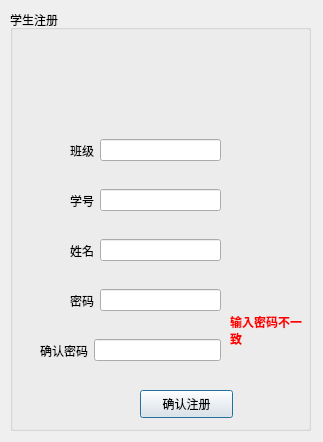
<?xml version="1.0" encoding="UTF-8"?>
<ui version="4.0">
 <class>Dialog</class>
 <widget class="QDialog" name="Dialog">
  <property name="geometry">
   <rect>
    <x>0</x>
    <y>0</y>
    <width>323</width>
    <height>442</height>
   </rect>
  </property>
  <property name="windowTitle">
   <string>Dialog</string>
  </property>
  <widget class="QGroupBox" name="groupBox">
   <property name="geometry">
    <rect>
     <x>10</x>
     <y>10</y>
     <width>301</width>
     <height>421</height>
    </rect>
   </property>
   <property name="title">
    <string>学生注册</string>
   </property>
   <widget class="QWidget" name="horizontalLayoutWidget_3">
    <property name="geometry">
     <rect>
      <x>60</x>
      <y>120</y>
      <width>151</width>
      <height>41</height>
     </rect>
    </property>
    <layout class="QHBoxLayout" name="no1">
     <item>
      <widget class="QLabel" name="label_8">
       <property name="text">
        <string>班级</string>
       </property>
      </widget>
     </item>
     <item>
      <widget class="QLineEdit" name="class_Edit"/>
     </item>
    </layout>
   </widget>
   <widget class="QWidget" name="horizontalLayoutWidget_2">
    <property name="geometry">
     <rect>
      <x>60</x>
      <y>170</y>
      <width>151</width>
      <height>41</height>
     </rect>
    </property>
    <layout class="QHBoxLayout" name="no2">
     <item>
      <widget class="QLabel" name="label_6">
       <property name="text">
        <string>学号</string>
       </property>
      </widget>
     </item>
     <item>
      <widget class="QLineEdit" name="ID_studentEdit"/>
     </item>
    </layout>
   </widget>
   <widget class="QWidget" name="horizontalLayoutWidget_4">
    <property name="geometry">
     <rect>
      <x>60</x>
      <y>270</y>
      <width>151</width>
      <height>41</height>
     </rect>
    </property>
    <layout class="QHBoxLayout" name="no4">
     <item>
      <widget class="QLabel" name="label_9">
       <property name="text">
        <string>密码</string>
       </property>
      </widget>
     </item>
     <item>
      <widget class="QLineEdit" name="passwdEdit"/>
     </item>
    </layout>
   </widget>
   <widget class="QWidget" name="horizontalLayoutWidget">
    <property name="geometry">
     <rect>
      <x>60</x>
      <y>220</y>
      <width>151</width>
      <height>41</height>
     </rect>
    </property>
    <layout class="QHBoxLayout" name="no3">
     <item>
      <widget class="QLabel" name="label_5">
       <property name="text">
        <string>姓名</string>
       </property>
      </widget>
     </item>
     <item>
      <widget class="QLineEdit" name="nameEdit"/>
     </item>
    </layout>
   </widget>
   <widget class="QWidget" name="horizontalLayoutWidget_5">
    <property name="geometry">
     <rect>
      <x>30</x>
      <y>320</y>
      <width>181</width>
      <height>41</height>
     </rect>
    </property>
    <layout class="QHBoxLayout" name="horizontalLayout_6">
     <item>
      <widget class="QLabel" name="label_10">
       <property name="text">
        <string>确认密码</string>
       </property>
      </widget>
     </item>
     <item>
      <widget class="QLineEdit" name="passwd_comfirmEdit"/>
     </item>
    </layout>
   </widget>
   <widget class="QPushButton" name="registerBtn">
    <property name="geometry">
     <rect>
      <x>130</x>
      <y>380</y>
      <width>93</width>
      <height>28</height>
     </rect>
    </property>
    <property name="text">
     <string>确认注册</string>
    </property>
   </widget>
   <widget class="QLabel" name="label">
    <property name="geometry">
     <rect>
      <x>10</x>
      <y>20</y>
      <width>281</width>
      <height>81</height>
     </rect>
    </property>
    <property name="text">
     <string/>
    </property>
    <property name="pixmap">
     <pixmap>../image/student.png</pixmap>
    </property>
    <property name="scaledContents">
     <bool>true</bool>
    </property>
   </widget>
   <widget class="QLabel" name="warnning">
    <property name="enabled">
     <bool>true</bool>
    </property>
    <property name="geometry">
     <rect>
      <x>220</x>
      <y>290</y>
      <width>81</width>
      <height>61</height>
     </rect>
    </property>
    <property name="font">
     <font>
      <family>Arial Black</family>
      <pointsize>9</pointsize>
      <weight>75</weight>
      <italic>false</italic>
      <bold>true</bold>
      <underline>false</underline>
      <strikeout>false</strikeout>
      <stylestrategy>PreferAntialias</stylestrategy>
      <kerning>true</kerning>
     </font>
    </property>
    <property name="mouseTracking">
     <bool>true</bool>
    </property>
    <property name="layoutDirection">
     <enum>Qt::LeftToRight</enum>
    </property>
    <property name="frameShape">
     <enum>QFrame::NoFrame</enum>
    </property>
    <property name="frameShadow">
     <enum>QFrame::Sunken</enum>
    </property>
    <property name="text">
     <string>&lt;html&gt;&lt;head/&gt;&lt;body&gt;&lt;p&gt;&lt;span style=&quot; color:#ff0000;&quot;&gt;输入密码不一致&lt;/span&gt;&lt;/p&gt;&lt;/body&gt;&lt;/html&gt;</string>
    </property>
    <property name="textFormat">
     <enum>Qt::AutoText</enum>
    </property>
    <property name="scaledContents">
     <bool>false</bool>
    </property>
    <property name="wordWrap">
     <bool>true</bool>
    </property>
   </widget>
  </widget>
 </widget>
 <resources/>
 <connections/>
</ui>
